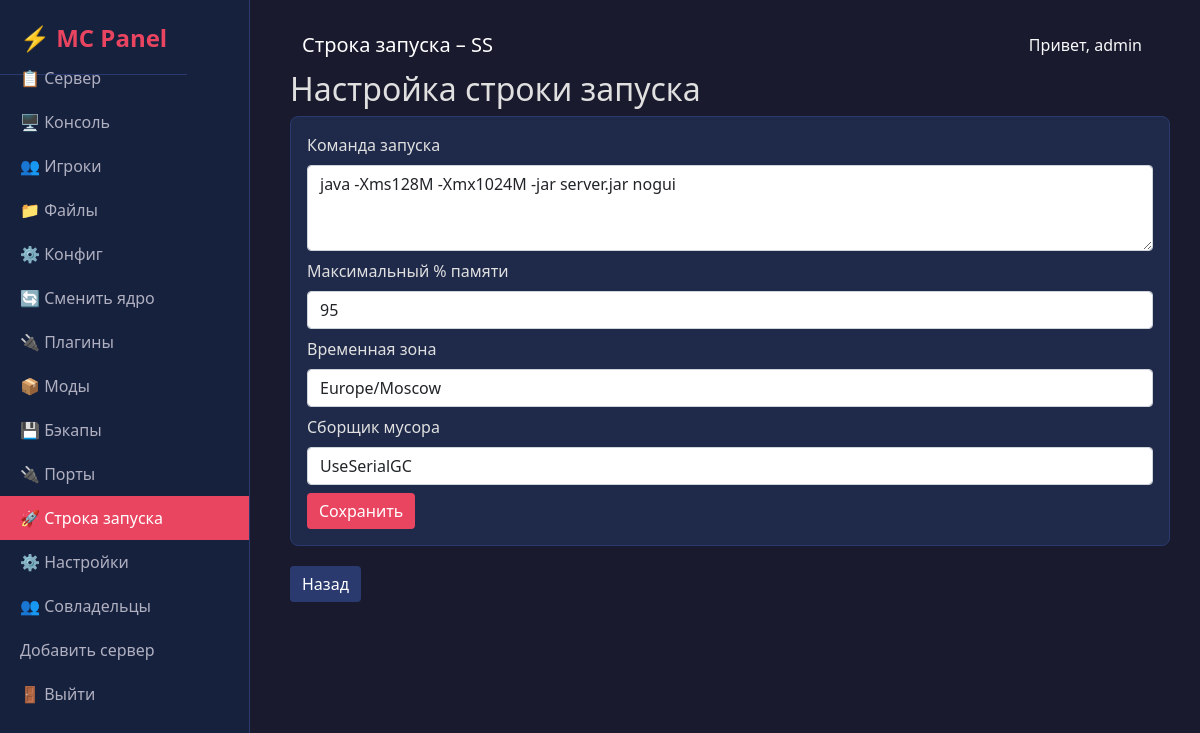
Screenshot of /server/1/startup (signed in) with the database file from the repository.
### models.py (models this page shows, shortened)
class Server(db.Model):
    id = db.Column(db.Integer, primary_key=True)
    name = db.Column(db.String(100), nullable=False)
    server_type = db.Column(db.String(20), nullable=False, default='vanilla')
    mc_version = db.Column(db.String(20), nullable=False)
    ssh_host = db.Column(db.String(100), nullable=False)
    ssh_port = db.Column(db.Integer, default=22)
    ssh_user = db.Column(db.String(50), nullable=False)
    ssh_password_enc = db.Column(db.String(255), nullable=False)
    status = db.Column(db.String(20), default='offline')
    user_id = db.Column(db.Integer, db.ForeignKey('user.id'), nullable=False)
    startup_command = db.Column(db.Text, default="java -Xms128M -Xmx1024M -jar server.jar nogui")
    memory_percent = db.Column(db.Integer, default=95)
    timezone = db.Column(db.String(50), default="Europe/Moscow")
    garbage_collector = db.Column(db.String(50), default="UseSerialGC")
    domain = db.Column(db.String(100), nullable=True)
    srv_record = db.Column(db.String(100), nullable=True)

class User(UserMixin, db.Model):
    id = db.Column(db.Integer, primary_key=True)
    username = db.Column(db.String(80), unique=True, nullable=False)
    password = db.Column(db.String(120), nullable=False)
    servers = db.relationship('Server', backref='owner', lazy=True)
    co_servers = db.relationship('Server', secondary=server_access, backref=db.backref('co_owners', lazy='dynamic'))

### app.py (the view, shortened to what this page needs)
@app.route('/server/<int:server_id>/startup', methods=['GET', 'POST'])
@login_required
def startup(server_id):
    server = get_server_or_404(server_id)
    return render_template('startup.html', server=server, active_page='startup')

### app.py (called while the page is built)
def get_server_or_404(server_id):
    server = db.session.get(Server, server_id)  # заменили Query.get
    if not server:
        abort(404)   # не return "Not found"
    if server.user_id == current_user.id or current_user in server.co_owners:
        return server
    abort(403)

@login_manager.user_loader
def load_user(user_id):
    return db.session.get(User, int(user_id))

### templates/startup.html
{% extends "base.html" %}
{% block title %}Строка запуска – {{ server.name }}{% endblock %}
{% block content %}
<h2>Настройка строки запуска</h2>
<div class="card">
    <div class="card-body">
        <form method="post">
            <div class="mb-2">
                <label class="form-label">Команда запуска</label>
                <textarea name="startup_command" class="form-control" rows="3">{{ server.startup_command }}</textarea>
            </div>
            <div class="mb-2">
                <label class="form-label">Максимальный % памяти</label>
                <input type="number" name="memory_percent" value="{{ server.memory_percent }}" class="form-control" min="50" max="100">
            </div>
            <div class="mb-2">
                <label class="form-label">Временная зона</label>
                <input type="text" name="timezone" value="{{ server.timezone }}" class="form-control">
            </div>
            <div class="mb-2">
                <label class="form-label">Сборщик мусора</label>
                <input type="text" name="garbage_collector" value="{{ server.garbage_collector }}" class="form-control">
            </div>
            <button type="submit" class="btn btn-primary">Сохранить</button>
        </form>
    </div>
</div>
<a href="{{ url_for('server_detail', server_id=server.id) }}" class="btn btn-secondary">Назад</a>
{% endblock %}

### templates/base.html (shortened to what this page needs)
<!DOCTYPE html>
<html lang="ru">
<head>
    <link href="https://cdn.jsdelivr.net/npm/bootstrap@5.1.3/dist/css/bootstrap.min.css" rel="stylesheet">
    <link rel="stylesheet" href="{{ url_for('static', filename='style.css') }}">
</head>
<body>
    <div class="sidebar">
        <a href="{{ url_for('index') }}" class="brand" style="text-decoration: none;">⚡ MC Panel</a>
        <div class="nav flex-column">
            {% if current_user.is_authenticated %}
                {% if server %}
                    <a class="nav-link {% if request.endpoint == 'server_detail' %}active{% endif %}" href="{{ url_for('server_detail', server_id=server.id) }}">📋 Сервер</a>
                    <a class="nav-link {% if request.endpoint == 'console' %}active{% endif %}" href="{{ url_for('console', server_id=server.id) }}">🖥️ Консоль</a>
                    <a class="nav-link {% if request.endpoint == 'players' %}active{% endif %}" href="{{ url_for('players', server_id=server.id) }}">👥 Игроки</a>
                    <a class="nav-link {% if request.endpoint == 'files' %}active{% endif %}" href="{{ url_for('files', server_id=server.id) }}">📁 Файлы</a>
                    <a class="nav-link {% if request.endpoint == 'config' %}active{% endif %}" href="{{ url_for('config', server_id=server.id) }}">⚙️ Конфиг</a>
                    <a class="nav-link {% if request.endpoint == 'change_core' %}active{% endif %}" href="{{ url_for('change_core', server_id=server.id) }}">🔄 Сменить ядро</a>
                    <a class="nav-link {% if request.endpoint == 'plugins' %}active{% endif %}" href="{{ url_for('plugins', server_id=server.id) }}">🔌 Плагины</a>
                    <a class="nav-link {% if request.endpoint == 'mods' %}active{% endif %}" href="{{ url_for('mods', server_id=server.id) }}">📦 Моды</a>
                    <a class="nav-link {% if request.endpoint == 'backups' %}active{% endif %}" href="{{ url_for('backups', server_id=server.id) }}">💾 Бэкапы</a>
                    <a class="nav-link {% if request.endpoint == 'ports' %}active{% endif %}" href="{{ url_for('ports', server_id=server.id) }}">🔌 Порты</a>
                    <a class="nav-link {% if request.endpoint == 'startup' %}active{% endif %}" href="{{ url_for('startup', server_id=server.id) }}">🚀 Строка запуска</a>
                    <a class="nav-link {% if request.endpoint == 'settings' %}active{% endif %}" href="{{ url_for('settings', server_id=server.id) }}">⚙️ Настройки</a>
                    <a class="nav-link {% if request.endpoint == 'coowners' %}active{% endif %}" href="{{ url_for('coowners', server_id=server.id) }}">👥 Совладельцы</a>
                {% endif %}
            <a class="nav-link" href="{{ url_for('add_server') }}">Добавить сервер</a>
            <a class="nav-link" href="{{ url_for('logout') }}">🚪 Выйти</a>
            {% else %}
                <a class="nav-link" href="{{ url_for('login') }}">🔑 Вход</a>
                <a class="nav-link" href="{{ url_for('register') }}">📝 Регистрация</a>
            {% endif %}
        </div>
    </div>
    <div class="main-content">
        <nav class="navbar navbar-expand-lg navbar-dark bg-transparent">
            <div class="container-fluid">
                <span class="navbar-brand mb-0 h1">{% block title %}Панель управления{% endblock %}</span>
                <div class="d-flex">
                    {% if current_user.is_authenticated %}
                        <span class="text-light me-3">Привет, {{ current_user.username }}</span>
                    {% endif %}
                </div>
            </div>
        </nav>
        {% block content %}{% endblock %}
    </div>
</body>
</html>

### static/style.css (style rules this page uses)
body { background-color: #1a1a2e; color: #e0e0e0; font-family: 'Segoe UI', Tahoma, Geneva, Verdana, sans-serif; padding-left: 260px; }
.sidebar { position: fixed; top: 0; left: 0; height: 100vh; width: 250px; background-color: #16213e; padding: 20px 0; overflow-y: auto; border-right: 1px solid #2a3a6e; z-index: 1000; }
.sidebar .brand { color: #e94560; font-size: 1.5rem; font-weight: bold; padding: 0 20px 20px; border-bottom: 1px solid #2a3a6e; margin-bottom: 20px; }
.sidebar .nav-link { color: #b0b0c0; padding: 10px 20px; border-radius: 0; transition: 0.2s; }
.sidebar .nav-link.active { background-color: #e94560; color: #fff; }
.main-content { padding: 20px 30px; }
.card { background-color: #1f2a4a; border: 1px solid #2a3a6e; border-radius: 8px; margin-bottom: 20px; }
.btn-primary { background-color: #e94560; border: none; }
.btn-secondary { background-color: #2a3a6e; border: none; }
a { color: #e94560; }

### rows the page displays
Server: name "SS", startup_command "java -Xms128M -Xmx1024M -jar server.jar nogui", memory_percent "95", timezone "Europe/Moscow", garbage_collector "UseSerialGC"
User: username "admin"
